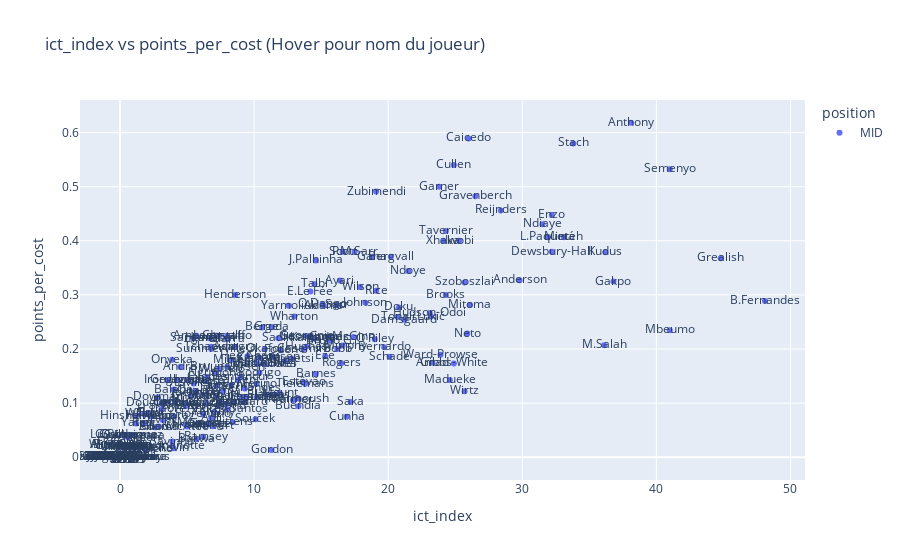

Notebook cell for this chart:
### Code cell
import plotly.express as px

fig = px.scatter(
    df_players[df_players['position'] == 'MID'],  # Filtrer pour éviter les joueurs sans minutes
    x='ict_index',
    y='points_per_cost',
    text='web_name',  # Affiche le nom au survol
    color='position', # Optionnel, couleur par poste
    title='ict_index vs points_per_cost (Hover pour nom du joueur)'
)

fig.update_traces(marker=dict(size=10, opacity=0.7),
                  selector=dict(mode='markers'))
fig.update_layout(hovermode='closest')
fig.show()

### Figure 1 — Plotly figure (JSON) as saved in the notebook; plotly's stock layout.template omitted (floating-point values rounded to 4 significant figures; data arrays with more than 128 entries replaced by an {"elided": "..."} marker saying what was removed)
{"data": [{"hovertemplate": "position=MID<br>ict_index=%{x}<br>points_per_cost=%{y}<br>web_name=%{text}<extra></extra>", "legendgroup": "MID", "marker": {"color": "#636efa", "symbol": "circle"}, "mode": "markers+text", "name": "MID", "orientation": "v", "showlegend": true, "text": {"elided": "328 str values"}, "type": "scatter", "x": {"elided": "328 float values"}, "xaxis": "x", "y": {"elided": "328 float values"}, "yaxis": "y"}], "layout": {"hovermode": "closest", "legend": {"title": {"text": "position"}, "tracegroupgap": 0}, "title": {"text": "ict_index vs points_per_cost (Hover pour nom du joueur)"}, "xaxis": {"anchor": "y", "domain": [0, 1], "title": {"text": "ict_index"}}, "yaxis": {"anchor": "x", "domain": [0, 1], "title": {"text": "points_per_cost"}}}}
